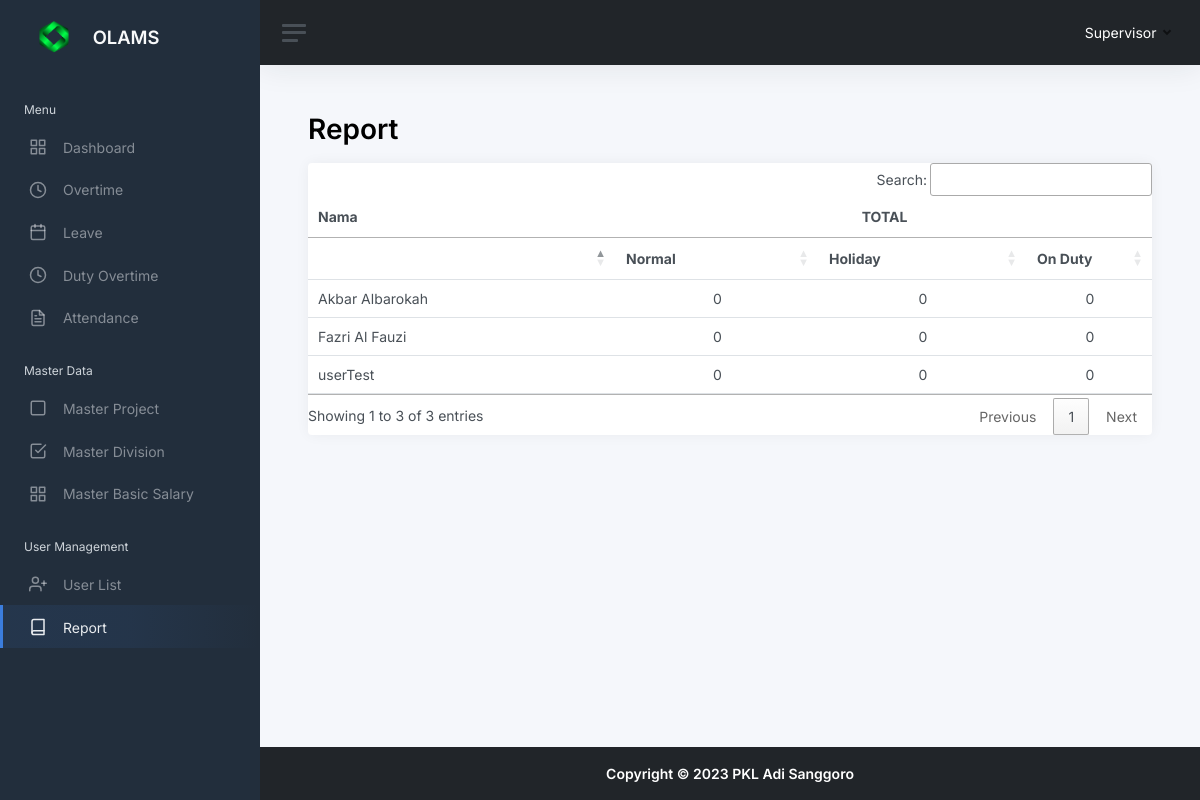
The page /report.php (signed in) on the database its author committed.
### tables this page shows
CREATE TABLE `users` (
  `user_id` tinyint(3) UNSIGNED NOT NULL,
  `role_id` tinyint(3) UNSIGNED NOT NULL,
  `name` varchar(64) NOT NULL,
  `username` varchar(32) NOT NULL,
  `password` varchar(254) NOT NULL,
  `email` varchar(64) NOT NULL,
  `created_by` tinyint(3) UNSIGNED NOT NULL,
  `created_at` timestamp NOT NULL DEFAULT current_timestamp(),
  `updated_by` tinyint(3) UNSIGNED DEFAULT NULL,
  `updated_at` timestamp NULL DEFAULT NULL ON UPDATE current_timestamp()
);

CREATE TABLE `m_roles` (
  `role_id` tinyint(3) UNSIGNED NOT NULL,
  `name` varchar(64) NOT NULL,
  `created_at` timestamp NOT NULL DEFAULT current_timestamp(),
  `created_by` tinyint(3) UNSIGNED NOT NULL,
  `updated_by` tinyint(3) UNSIGNED DEFAULT NULL,
  `updated_at` timestamp NULL DEFAULT NULL ON UPDATE current_timestamp()
);

### report.php (the view, shortened to what this page needs)
<?php
include __DIR__ . "/include/conn.inc.php";
$userQuery = "SELECT users.user_id,
users.name,
m_roles.name AS role_name
FROM users
LEFT JOIN m_roles ON users.role_id = m_roles.role_id
";
$userData = mysqli_prepare($conn, $userQuery);
mysqli_stmt_execute($userData);
$userData = mysqli_stmt_get_result($userData);
$userOptions = mysqli_fetch_all($userData, MYSQLI_ASSOC);
?>
<!DOCTYPE html>
<html lang="en">
<head>
    <?php include "head.inc.php"; ?>
</head>
<body>
    <div class="wrapper">
        <?php include "components/sidebar.inc.php"; ?>
        <div class="main">
            <?php include "components/navbar.inc.php"; ?>
            <main class="content">
                <div class="container-fluid p-0">
                    <h1 class="h1 mb-3 judul_halaman"><strong>Report</strong></h1>
                    <div class="row">
                        <div class="col-12">
                            <div class="card">
                                <div class="table-responsive">
                                    <table id="reportOvertimes" class="table mb-0 mt-3 d-nowarp">
                                        <thead>
                                            <tr>
                                                <th class="non-orderable">Nama</th>
                                                <th colspan="3" class="text-center">TOTAL</th>
                                            </tr>
                                            <tr>
                                                <th scope="col"></th>
                                                <th scope="col">Normal</th>
                                                <th scope="col">Holiday</th>
                                                <th scope="col" style="min-width: 90px;">On Duty</th>
                                            </tr>
                                        </thead>
                                        <tbody>
                                            <?php foreach ($userOptions as $key => $employee) : ?>
                                                <?php if ($employee['role_name'] == 'User') : ?>
                                                    <tr>
                                                        <td><?php echo $employee['name'] ?></td>
                                                        <?php
                                                        $totalNormalDays = 0;
                                                        $totalHolidayDays = 0;
                                                        $totalOnDutyDays = 0;
                                                        ?>
                                                        <td class="text-center"><?php echo $totalNormalDays ?></td>
                                                        <td class="text-center"><?php echo $totalHolidayDays ?></td>
                                                        <td class="text-center"><?php echo $totalOnDutyDays ?></td>
                                                    </tr>
                                                <?php endif; ?>
                                            <?php endforeach; ?>
                                        </tbody>
                                    </table>
                                </div>
                            </div>
                        </div>
                    </div>
                </div>
            </main>
            <?php include "components/footer.inc.php"; ?>
        </div>
    </div>
</body>
</html>

### rows shown on the page
users: name "userTest", role.name "0"
users: name "Fazri Al Fauzi", role.name "0"
users: name "Akbar Albarokah", role.name "0"

### other values the page prints
$_SESSION['name'] "Supervisor"
